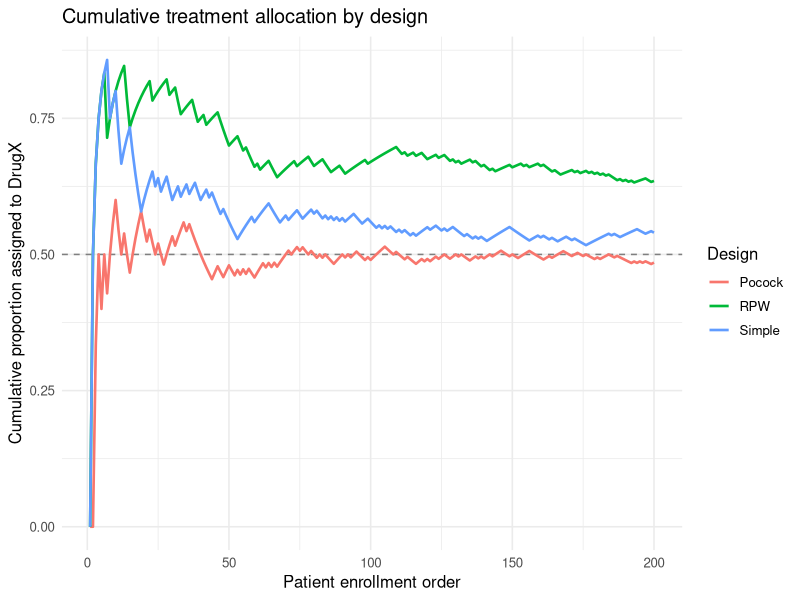
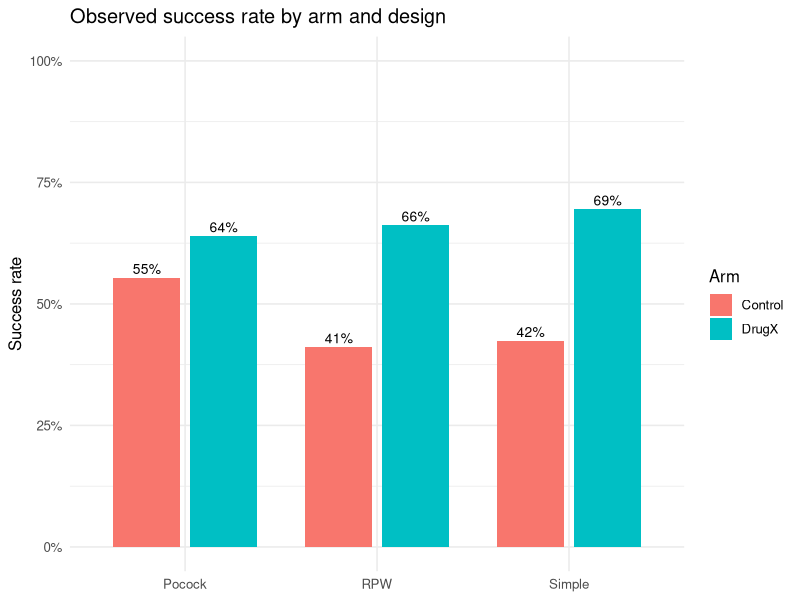
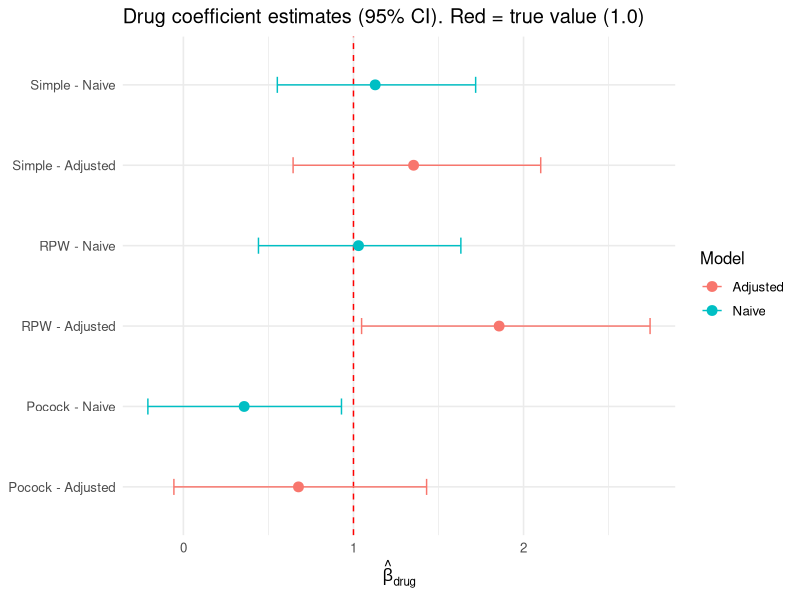
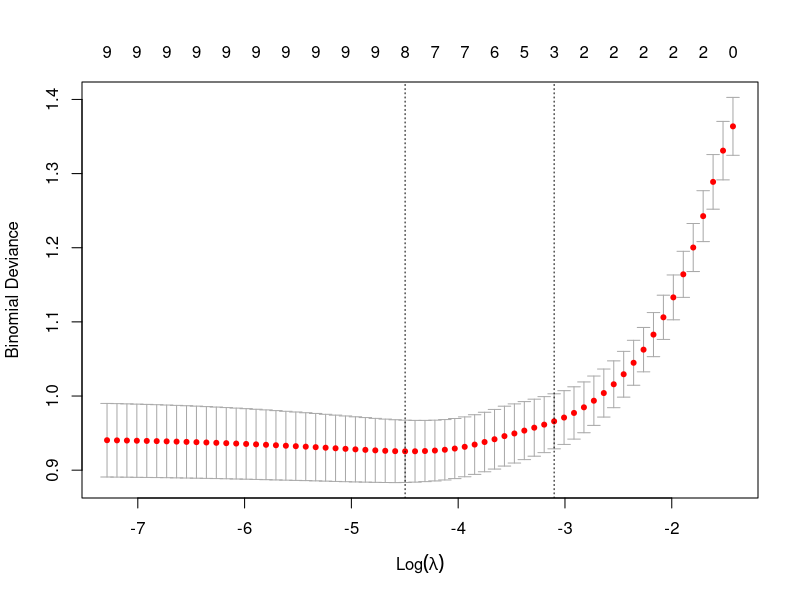

Generate these figures, in order, with R:
###############################################################################
## BIMS/STAT 5304 Final Project
## Comparing Simple, Pocock-Simon, and Play-the-Winner Randomization
## via simulation with a logistic-regression DGP
###############################################################################

# ---- 0. Setup --------------------------------------------------------------

set.seed(5304)

suppressPackageStartupMessages({
  library(ggplot2)
  library(dplyr)
  library(tidyr)
  library(knitr)
  library(MASS)     # stepAIC
  library(glmnet)   # LASSO
  library(broom)    # tidy model output
})

# True parameters (the DGP we are trying to recover)
BETA0     <- -0.3
BETA_DRUG <-  1.0
BETA_AGE  <-  3.0    # for "Over 65"
BETA_SEV  <- -3.0    # for "Severe"
BETA_BMI  <- -0.05
BETA_BASE <- -0.03

N <- 200             # trial size

# ---- 1. Task 1.1: Simulate the patient population --------------------------

simulate_population <- function(n = N) {
  data.frame(
    id           = 1:n,
    Age_Group    = sample(c("Under 50", "50-65", "Over 65"),
                          n, replace = TRUE, prob = c(0.30, 0.40, 0.30)),
    Disease_Sev  = sample(c("Mild", "Moderate", "Severe"),
                          n, replace = TRUE, prob = c(0.50, 0.30, 0.20)),
    BMI          = rnorm(n, mean = 28,  sd = 4),
    Baseline_SBP = rnorm(n, mean = 145, sd = 10),
    Noise_Var1   = rnorm(n, 0, 1),
    Noise_Var2   = rpois(n, lambda = 5)
  )
}

# Make factor levels explicit so reference categories are stable
set_factors <- function(df) {
  df$Age_Group   <- factor(df$Age_Group,
                           levels = c("Under 50", "50-65", "Over 65"))
  df$Disease_Sev <- factor(df$Disease_Sev,
                           levels = c("Mild", "Moderate", "Severe"))
  df
}

# Generate Y from the true DGP given covariates and treatment
generate_Y <- function(df, treatment) {
  bmi_c  <- df$BMI - 28
  sbp_c  <- df$Baseline_SBP - 145
  eta <- BETA0 +
    BETA_DRUG * treatment +
    BETA_AGE  * (df$Age_Group   == "Over 65") +
    BETA_SEV  * (df$Disease_Sev == "Severe")  +
    BETA_BMI  * bmi_c +
    BETA_BASE * sbp_c
  p <- 1 / (1 + exp(-eta))
  rbinom(length(p), size = 1, prob = p)
}

pop <- set_factors(simulate_population(N))


# ---- 2. Task 1.2: Design 1 - Simple Randomization --------------------------

design_simple <- function(df) {
  trt <- rbinom(nrow(df), size = 1, prob = 0.5)
  df$Drug <- trt
  df$Y    <- generate_Y(df, trt)
  df
}


# ---- 3. Task 1.3: Design 2 - Pocock & Simon Minimization -------------------


design_pocock <- function(df, p_bias = 0.75) {
  n   <- nrow(df)
  trt <- integer(n)
  
  # First patient: 50/50
  trt[1] <- rbinom(1, 1, 0.5)
  
  for (i in 2:n) {
    # counts so far in each arm by factor level
    prev <- df[1:(i - 1), ]
    a_lvl <- df$Age_Group[i]
    s_lvl <- df$Disease_Sev[i]
    
    nT_age <- sum(trt[1:(i - 1)] == 1 & prev$Age_Group   == a_lvl)
    nC_age <- sum(trt[1:(i - 1)] == 0 & prev$Age_Group   == a_lvl)
    nT_sev <- sum(trt[1:(i - 1)] == 1 & prev$Disease_Sev == s_lvl)
    nC_sev <- sum(trt[1:(i - 1)] == 0 & prev$Disease_Sev == s_lvl)
    
    # imbalance if we assign to T  vs  if we assign to C
    G_if_T <- abs((nT_age + 1) - nC_age) + abs((nT_sev + 1) - nC_sev)
    G_if_C <- abs(nT_age - (nC_age + 1)) + abs(nT_sev - (nC_sev + 1))
    
    if (G_if_T < G_if_C) {
      trt[i] <- rbinom(1, 1, p_bias)            # prefer T
    } else if (G_if_T > G_if_C) {
      trt[i] <- rbinom(1, 1, 1 - p_bias)        # prefer C
    } else {
      trt[i] <- rbinom(1, 1, 0.5)               # tie
    }
  }
  
  df$Drug <- trt
  df$Y    <- generate_Y(df, trt)
  df
}


# ---- 4. Task 1.4: Design 3 - Randomized Play-the-Winner --------------------


design_rpw <- function(df, beta = 3) {
  n   <- nrow(df)
  trt <- integer(n)
  Y   <- integer(n)
  urnT <- 1
  urnC <- 1
  
  for (i in 1:n) {
    pT <- urnT / (urnT + urnC)
    a  <- rbinom(1, 1, pT)        # 1 = T, 0 = C
    trt[i] <- a
    
    # observe outcome for THIS patient (one row)
    Y[i] <- generate_Y(df[i, , drop = FALSE], a)
    
    # update urn
    if (Y[i] == 1) {              # success -> add same color
      if (a == 1) urnT <- urnT + beta else urnC <- urnC + beta
    } else {                      # failure -> add opposite color
      if (a == 1) urnC <- urnC + beta else urnT <- urnT + beta
    }
  }
  
  df$Drug <- trt
  df$Y    <- Y
  df
}


# ---- 5. Run the three designs on the SAME population -----------------------

dat_simple <- design_simple(pop)
dat_pocock <- design_pocock(pop)
dat_rpw    <- design_rpw(pop)

datasets <- list(Simple = dat_simple,
                 Pocock = dat_pocock,
                 RPW    = dat_rpw)


# ---- 6. Task 1.5: Allocation summary + cumulative-proportion plot ----------

allocation_summary <- sapply(datasets, function(d) {
  c(N_Treatment = sum(d$Drug == 1),
    N_Control   = sum(d$Drug == 0),
    Pct_Drug    = round(100 * mean(d$Drug == 1), 1))
})
cat("\n=== Allocation summary ===\n")
print(allocation_summary)

alloc_df <- bind_rows(lapply(names(datasets), function(nm) {
  d <- datasets[[nm]]
  data.frame(
    Design = nm,
    Patient = seq_len(nrow(d)),
    CumPropDrug = cumsum(d$Drug) / seq_len(nrow(d))
  )
}))

p_alloc <- ggplot(alloc_df, aes(Patient, CumPropDrug, color = Design)) +
  geom_hline(yintercept = 0.5, linetype = "dashed", color = "grey50") +
  geom_line(linewidth = 0.9) +
  labs(title    = "Cumulative treatment allocation by design",
       y        = "Cumulative proportion assigned to DrugX",
       x        = "Patient enrollment order") +
  theme_minimal(base_size = 12)
ggsave("plot_allocation.png", p_alloc, width = 7, height = 4.5, dpi = 200)


# ---- 7. Task 2: EDA --------------------------------------------------------

eda_balance <- function(d, label) {
  cat("\n--- Balance tables:", label, "---\n")
  cat("Age Group x Treatment:\n")
  print(table(d$Age_Group, d$Drug, dnn = c("Age", "Drug")))
  cat("Disease Severity x Treatment:\n")
  print(table(d$Disease_Sev, d$Drug, dnn = c("Severity", "Drug")))
  
  # Continuous covariate t-tests
  bmi_t <- t.test(BMI ~ Drug, data = d)
  sbp_t <- t.test(Baseline_SBP ~ Drug, data = d)
  cat(sprintf("BMI: mean(C)=%.2f mean(T)=%.2f  t=%.2f  p=%.3f\n",
              bmi_t$estimate[1], bmi_t$estimate[2],
              bmi_t$statistic, bmi_t$p.value))
  cat(sprintf("SBP: mean(C)=%.2f mean(T)=%.2f  t=%.2f  p=%.3f\n",
              sbp_t$estimate[1], sbp_t$estimate[2],
              sbp_t$statistic, sbp_t$p.value))
  
  # Observed success rates
  rates <- d %>%
    group_by(Drug) %>%
    summarise(n = n(), successes = sum(Y), rate = mean(Y), .groups = "drop")
  cat("Observed success rates:\n"); print(rates)
  
  invisible(list(bmi_t = bmi_t, sbp_t = sbp_t, rates = rates))
}

cat("\n========== TASK 2: EDA ==========\n")
eda_results <- lapply(names(datasets),
                      function(nm) eda_balance(datasets[[nm]], nm))
names(eda_results) <- names(datasets)

# Combined visualization: success rates by Drug across designs
rate_df <- bind_rows(lapply(names(datasets), function(nm) {
  d <- datasets[[nm]]
  d %>% group_by(Drug) %>%
    summarise(rate = mean(Y), n = n(), .groups = "drop") %>%
    mutate(Design = nm,
           Arm = ifelse(Drug == 1, "DrugX", "Control"))
}))

p_rates <- ggplot(rate_df, aes(Design, rate, fill = Arm)) +
  geom_col(position = position_dodge(width = 0.8), width = 0.7) +
  geom_text(aes(label = sprintf("%.0f%%", 100 * rate)),
            position = position_dodge(width = 0.8), vjust = -0.4, size = 3.5) +
  scale_y_continuous(labels = scales::percent, limits = c(0, 1)) +
  labs(title = "Observed success rate by arm and design",
       y = "Success rate", x = NULL) +
  theme_minimal(base_size = 12)
ggsave("plot_success_rates.png", p_rates, width = 7, height = 4.5, dpi = 200)


# ---- 8. Task 3: Modeling ---------------------------------------------------

extract_drug <- function(fit, label) {
  s   <- summary(fit)$coefficients
  est <- s["Drug", "Estimate"]
  se  <- s["Drug", "Std. Error"]
  p   <- s["Drug", "Pr(>|z|)"]
  ci  <- suppressMessages(confint(fit, "Drug"))
  data.frame(
    Model    = label,
    beta_hat = est,
    SE       = se,
    p_value  = p,
    CI_low   = ci[1],
    CI_high  = ci[2],
    OR       = exp(est),
    OR_low   = exp(ci[1]),
    OR_high  = exp(ci[2])
  )
}

cat("\n========== TASK 3.1: NAIVE MODEL (Y ~ Drug) ==========\n")
naive_results <- bind_rows(lapply(names(datasets), function(nm) {
  fit <- glm(Y ~ Drug, data = datasets[[nm]], family = binomial)
  cbind(Design = nm, extract_drug(fit, "Naive"))
}))
print(naive_results, row.names = FALSE)

cat("\n========== TASK 3.2: ADJUSTED MODEL ==========\n")
adj_results <- bind_rows(lapply(names(datasets), function(nm) {
  fit <- glm(Y ~ Drug + Age_Group + Disease_Sev,
             data = datasets[[nm]], family = binomial)
  cbind(Design = nm, extract_drug(fit, "Adjusted"))
}))
print(adj_results, row.names = FALSE)

# Combined coefficient table
coef_table <- bind_rows(naive_results, adj_results) %>%
  arrange(Design, Model)
write.csv(coef_table, "table_drug_coefs.csv", row.names = FALSE)

# Forest-style plot of beta_drug across designs / models
p_forest <- ggplot(coef_table,
                   aes(x = beta_hat, y = paste(Design, Model, sep = " - "),
                       color = Model)) +
  geom_vline(xintercept = BETA_DRUG, linetype = "dashed", color = "red") +
  geom_point(size = 3) +
  geom_errorbarh(aes(xmin = CI_low, xmax = CI_high), height = 0.2) +
  labs(title = "Drug coefficient estimates (95% CI). Red = true value (1.0)",
       x = expression(hat(beta)[drug]), y = NULL) +
  theme_minimal(base_size = 12)
ggsave("plot_forest.png", p_forest, width = 8, height = 4.5, dpi = 200)


# ---- 9. Task 3.3: Model selection on the Pocock dataset --------------------

cat("\n========== TASK 3.3: MODEL SELECTION (Pocock dataset) ==========\n")

full_fit <- glm(Y ~ Drug + Age_Group + Disease_Sev +
                  BMI + Baseline_SBP + Noise_Var1 + Noise_Var2,
                data = dat_pocock, family = binomial)

cat("\n-- Full model summary --\n")
print(summary(full_fit))

# Stepwise AIC
step_fit <- stepAIC(full_fit, direction = "both", trace = FALSE)
cat("\n-- Stepwise AIC selected model --\n")
print(formula(step_fit))
print(summary(step_fit)$coefficients)

# LASSO via glmnet
X <- model.matrix(Y ~ Drug + Age_Group + Disease_Sev +
                    BMI + Baseline_SBP + Noise_Var1 + Noise_Var2,
                  data = dat_pocock)[, -1]
y <- dat_pocock$Y

set.seed(5304)
cv_lasso <- cv.glmnet(X, y, family = "binomial", alpha = 1)

cat("\n-- LASSO coefficients at lambda.min --\n")
print(coef(cv_lasso, s = "lambda.min"))
cat("\n-- LASSO coefficients at lambda.1se --\n")
print(coef(cv_lasso, s = "lambda.1se"))

# Save coefficient paths plot
png("plot_lasso_path.png", width = 1400, height = 900, res = 200)
plot(cv_lasso)
dev.off()

# Compare beta_drug across selection methods
sel_summary <- data.frame(
  Method   = c("Full", "Stepwise AIC", "LASSO (lambda.min)", "LASSO (lambda.1se)"),
  beta_drug = c(coef(full_fit)["Drug"],
                coef(step_fit)["Drug"],
                as.numeric(coef(cv_lasso, s = "lambda.min")["Drug", ]),
                as.numeric(coef(cv_lasso, s = "lambda.1se")["Drug", ]))
)
cat("\n-- Drug coefficient across selection methods (Pocock dataset) --\n")
print(sel_summary, row.names = FALSE)
write.csv(sel_summary, "table_model_selection.csv", row.names = FALSE)


# ---- 10. Save datasets for the appendix ------------------------------------

write.csv(dat_simple, "dataset_simple.csv", row.names = FALSE)
write.csv(dat_pocock, "dataset_pocock.csv", row.names = FALSE)
write.csv(dat_rpw,    "dataset_rpw.csv",    row.names = FALSE)

cat("\nAll outputs written. Files: plot_allocation.png, plot_success_rates.png,\n",
    "plot_forest.png, plot_lasso_path.png, table_drug_coefs.csv,\n",
    "table_model_selection.csv, dataset_*.csv\n")
